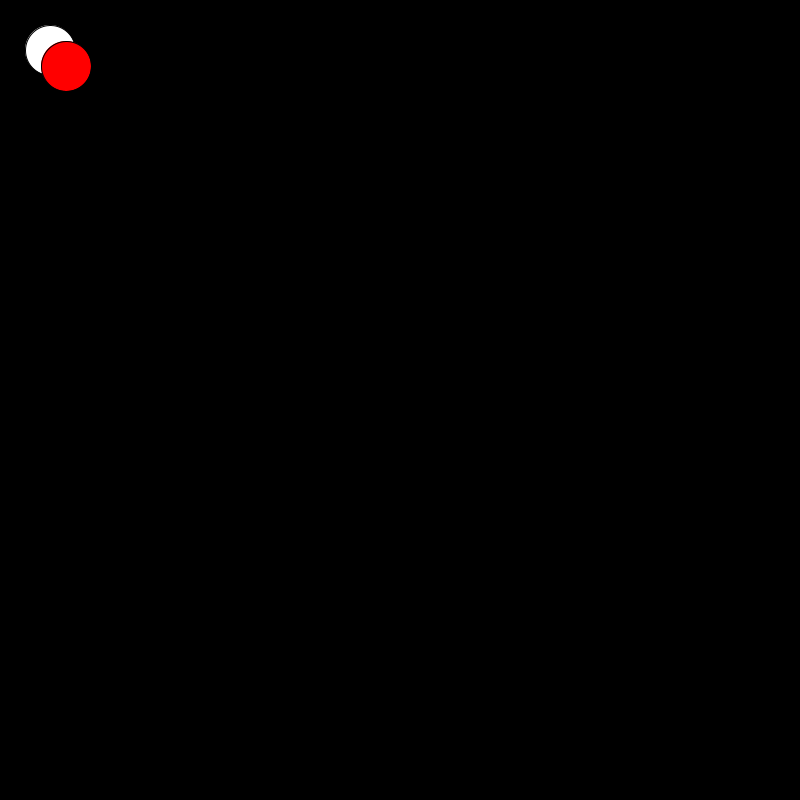
Frame 1 (no input)
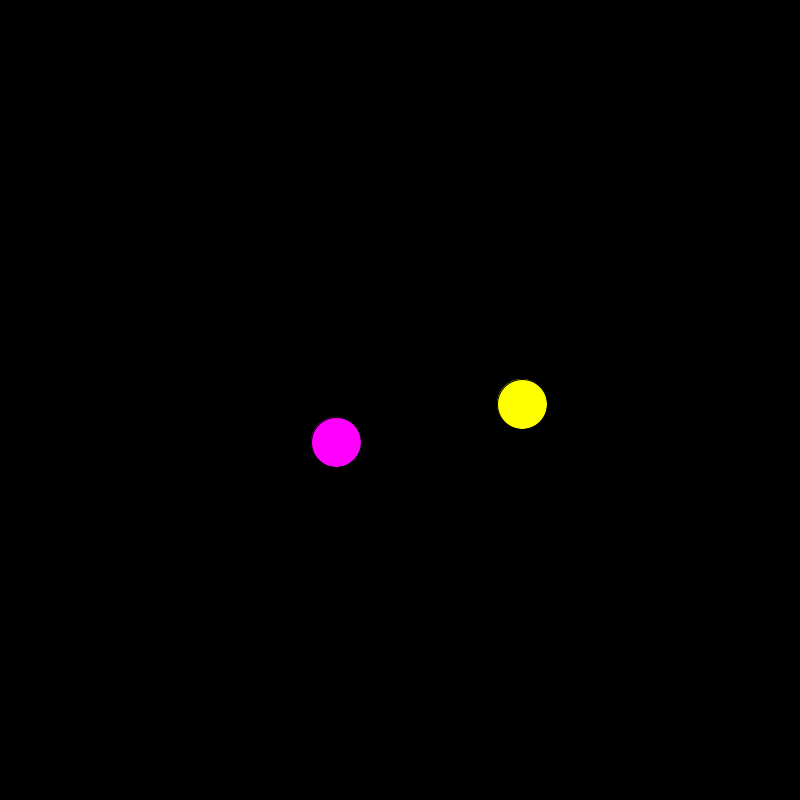
Frame 60 (the mouse pressed at the canvas centre just before this capture)
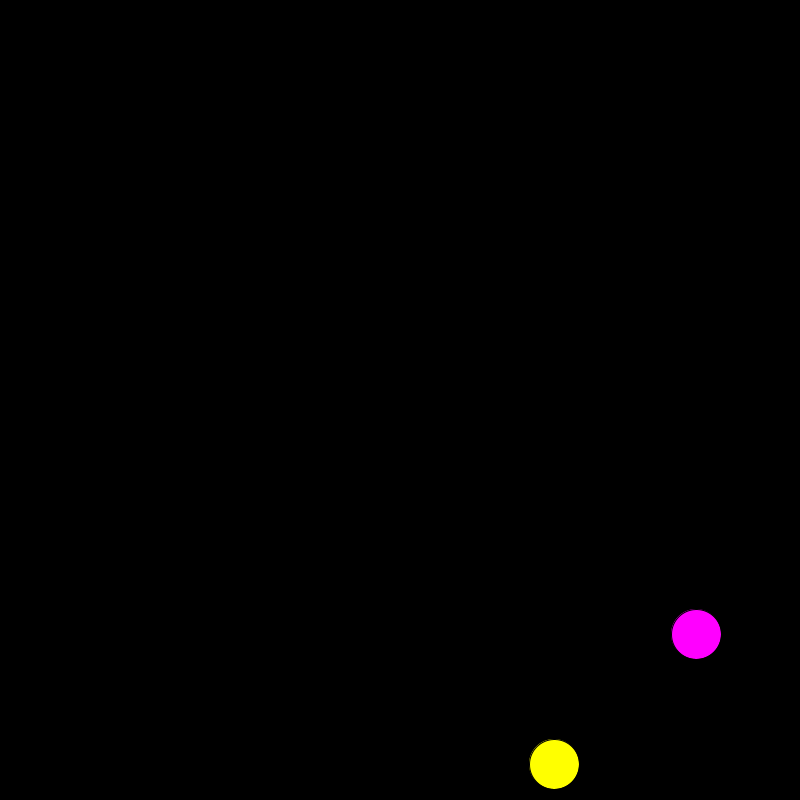
Frame 120 (the mouse held since frame 60 and released just before this capture)

The Processing sketch that drew these frames (run headless with seeded random() and noise(); from frame 60 on, the mouse is pressed at the canvas centre):

// Processing sketch: circles_colour_collider
// ── circles_colour_collider.pde
void setup()
{
  size (800,800);
   
}
 PVector ball = new PVector(width/2,height/2);
 PVector ball2 = new PVector(width/3 * 2,height/3 * 2);
 int trackX = 8;
 int trackY = 6;
 int trackX2 = -6;
 int trackY2 = -8;
 float distance =0;
 float time =0;
void draw()
{
 
  background(0);
  
  distance = sqrt(sq(ball2.y - ball.y) + sq(ball2.x - ball.x));
  if(distance > 50)
  {
   
      fill(255,255,0);
    
  }
 else
  {
    time = millis();
    if (time + 3000 <= millis())
    {
    fill(255,0,0);
    }
    
    
  }
  ellipse(ball.x,ball.y,50,50);
  if(distance > 50)
  {
    fill(255,0,255);
  }
  else
  {
   
      fill(255,0,0); 
    
   
  }
  ellipse(ball2.x,ball2.y,50,50);
  
  if (ball.x + 25 > width || ball.x < 25)
  {
    trackX *= -1;
  }
  if(ball.y +25 > height || ball.y < 25)
  {
    trackY *= -1;
  }
  ball.x = ball.x + trackX;
  ball.y = ball.y + trackY;
  
  if (ball2.x + 25 > width || ball2.x < 25)
  {
    trackX2 *= -1;
  }
  if(ball2.y +25 > height || ball2.y < 25)
  {
    trackY2 *= -1;
  }
  ball2.x = ball2.x + trackX2;
  ball2.y = ball2.y + trackY2;
  
}
